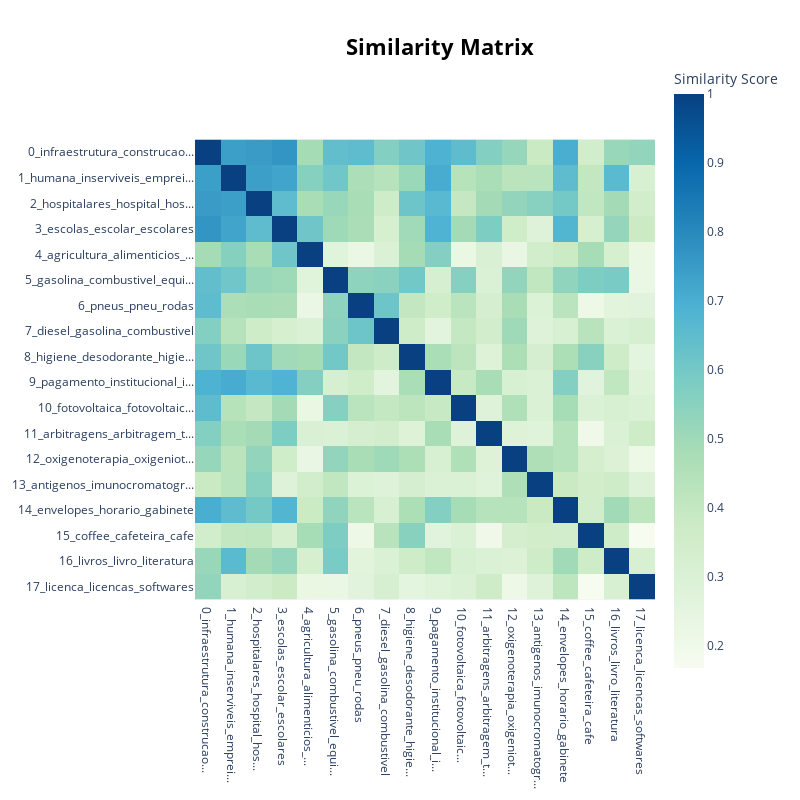

Source (notebook cell):
### Markdown cell above
# Visualize

### Code cell
topic_model.visualize_heatmap()

### Figure 1 — Plotly figure (JSON) as saved in the notebook; plotly's stock layout.template omitted (floating-point values rounded to 4 significant figures; data arrays with more than 128 entries replaced by an {"elided": "..."} marker saying what was removed)
{"data": [{"coloraxis": "coloraxis", "hovertemplate": "x: %{x}<br>y: %{y}<br>Similarity Score: %{z}<extra></extra>", "name": "0", "type": "heatmap", "x": ["0_infraestrutura_construcao...", "1_humana_inserviveis_emprei...", "2_hospitalares_hospital_hos...", "3_escolas_escolar_escolares", "4_agricultura_alimenticios_...", "5_gasolina_combustivel_equi...", "6_pneus_pneu_rodas", "7_diesel_gasolina_combustivel", "8_higiene_desodorante_higie...", "9_pagamento_institucional_i...", "10_fotovoltaica_fotovoltaic...", "11_arbitragens_arbitragem_t...", "12_oxigenoterapia_oxigeniot...", "13_antigenos_imunocromatogr...", "14_envelopes_horario_gabinete", "15_coffee_cafeteira_cafe", "16_livros_livro_literatura", "17_licenca_licencas_softwares"], "xaxis": "x", "y": ["0_infraestrutura_construcao...", "1_humana_inserviveis_emprei...", "2_hospitalares_hospital_hos...", "3_escolas_escolar_escolares", "4_agricultura_alimenticios_...", "5_gasolina_combustivel_equi...", "6_pneus_pneu_rodas", "7_diesel_gasolina_combustivel", "8_higiene_desodorante_higie...", "9_pagamento_institucional_i...", "10_fotovoltaica_fotovoltaic...", "11_arbitragens_arbitragem_t...", "12_oxigenoterapia_oxigeniot...", "13_antigenos_imunocromatogr...", "14_envelopes_horario_gabinete", "15_coffee_cafeteira_cafe", "16_livros_livro_literatura", "17_licenca_licencas_softwares"], "yaxis": "y", "z": {"elided": "18x18 float values"}}], "layout": {"coloraxis": {"colorbar": {"title": {"text": "Similarity Score"}}, "colorscale": [[0, "rgb(247,252,240)"], [0.125, "rgb(224,243,219)"], [0.25, "rgb(204,235,197)"], [0.375, "rgb(168,221,181)"], [0.5, "rgb(123,204,196)"], [0.625, "rgb(78,179,211)"], [0.75, "rgb(43,140,190)"], [0.875, "rgb(8,104,172)"], [1, "rgb(8,64,129)"]]}, "height": 800, "hoverlabel": {"bgcolor": "white", "font": {"family": "Rockwell", "size": 16}}, "legend": {"title": {"text": "Trend"}}, "margin": {"t": 60}, "showlegend": true, "title": {"font": {"color": "Black", "size": 22}, "text": "<b>Similarity Matrix</b>", "x": 0.55, "xanchor": "center", "y": 0.95, "yanchor": "top"}, "width": 800, "xaxis": {"anchor": "y", "constrain": "domain", "domain": [0, 1], "scaleanchor": "y"}, "yaxis": {"anchor": "x", "autorange": "reversed", "constrain": "domain", "domain": [0, 1]}}}
